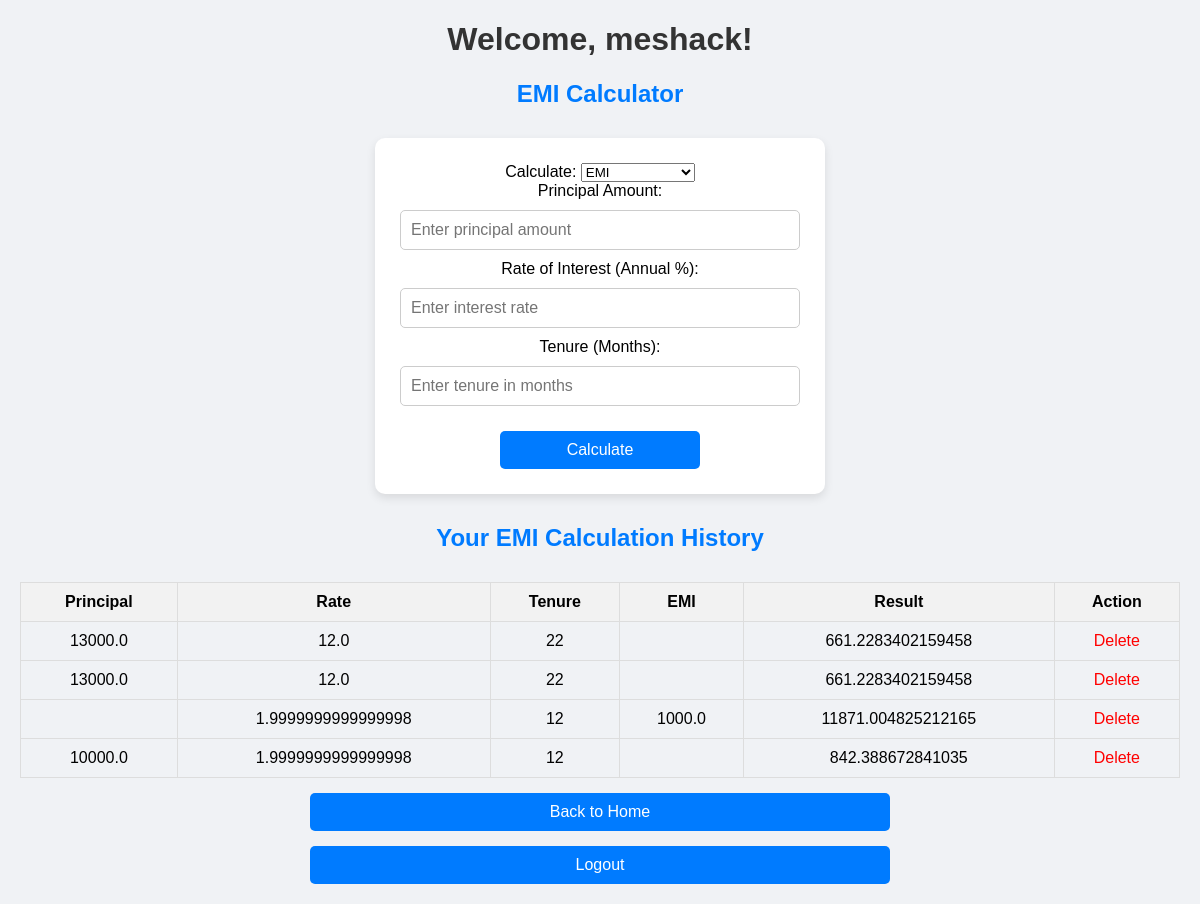
The app's page /emi_calculator (signed in) with its own data.
### tables this page shows
CREATE TABLE emi_history (
                        id INTEGER PRIMARY KEY AUTOINCREMENT,
                        username TEXT NOT NULL,
                        principal REAL,
                        rate REAL,
                        tenure INTEGER,
                        emi REAL,
                        result REAL);

### app.py (the view, shortened to what this page needs)
@app.route('/emi_calculator', methods=['GET', 'POST'])
def emi_calculator():
    if 'username' not in session:
        return redirect(url_for('login'))
    result = None
    conn = sqlite3.connect('users.db')
    cursor = conn.cursor()
    cursor.execute('SELECT * FROM emi_history WHERE username = ?', (session['username'],))
    history = cursor.fetchall()
    conn.close()
    return render_template('emi_calculator.html', result=result, username=session['username'], history=history)

### templates/emi_calculator.html (shortened to what this page needs)
<!DOCTYPE html>
<html lang="en">
<head>
    <link rel="stylesheet" href="{{ url_for('static', filename='style.css') }}">
</head>
<body>
    <h1>Welcome, {{ username }}!</h1>
    <h2 class="calculator-title">EMI Calculator</h2>
    <form method="POST" id="emiForm">
        <label for="calculate">Calculate:</label>
        <select id="calculate" name="calculate" onchange="updateForm()">
            <option value="emi">EMI</option>
        </select>
        <div id="principalGroup">
            <label for="principal">Principal Amount:</label>
            <input type="text" id="principal" name="principal" placeholder="Enter principal amount">
        </div>
        <div id="rateGroup">
            <label for="rate">Rate of Interest (Annual %):</label>
            <input type="text" id="rate" name="rate" placeholder="Enter interest rate">
        </div>
        <div id="tenureGroup">
            <label for="tenure">Tenure (Months):</label>
            <input type="text" id="tenure" name="tenure" placeholder="Enter tenure in months">
        </div>
        <button type="submit">Calculate</button>
    </form>
    <h2>Your EMI Calculation History</h2>
    <table>
        <tr>
            <th>Principal</th>
            <th>Rate</th>
            <th>Tenure</th>
            <th>EMI</th>
            <th>Result</th>
            <th>Action</th>
        </tr>
        {% for row in history %}
            <tr>
                <td>{{ row[2] }}</td>
                <td>{{ row[3] }}</td>
                <td>{{ row[4] }}</td>
                <td>{{ row[5] }}</td>
                <td>{{ row[6] }}</td>
                <td>
                    <a href="{{ url_for('delete_history', id=row[0]) }}">Delete</a>
                </td>
            </tr>
        {% endfor %}
    </table>
    <button onclick="window.location.href='/'">Back to Home</button>
    <button onclick="window.location.href='/logout'">Logout</button>
</body>
</html>

### static/style.css (style rules this page uses)
body { font-family: Arial, sans-serif; text-align: center; margin: 20px; background: #f0f2f5; }
form { max-width: 400px; margin: 30px auto; padding: 25px; background: white; box-shadow: 0 4px 10px rgba(0, 0, 0, 0.1); border-radius: 10px; }
input { width: 100%; margin: 10px 0; padding: 10px; box-sizing: border-box; border: 1px solid #ccc; border-radius: 5px; font-size: 16px; transition: border-color 0.2s; }
button { width: 50%; padding: 10px; margin-top: 15px; background-color: #007bff; color: white; border: none; border-radius: 5px; font-size: 16px; cursor: pointer; }
h1 { color: #333; }
h2 { color: #007bff; }
table { width: 100%; margin-top: 30px; border-collapse: collapse; }
table, th, td { border: 1px solid #ddd; }
th, td { padding: 10px; text-align: center; }
th { background-color: #f2f2f2; }
a { color: red; text-decoration: none; }

### records on screen
emi_history: principal "13000.0", rate "12.0", tenure "22", result "661.2283402159458"
emi_history: principal "13000.0", rate "12.0", tenure "22", result "661.2283402159458"
emi_history: rate "1.9999999999999998", tenure "12", emi "1000.0", result "11871.004825212165"
emi_history: principal "10000.0", rate "1.9999999999999998", tenure "12", result "842.388672841035"

### other values on screen
{{ username }} "meshack"
